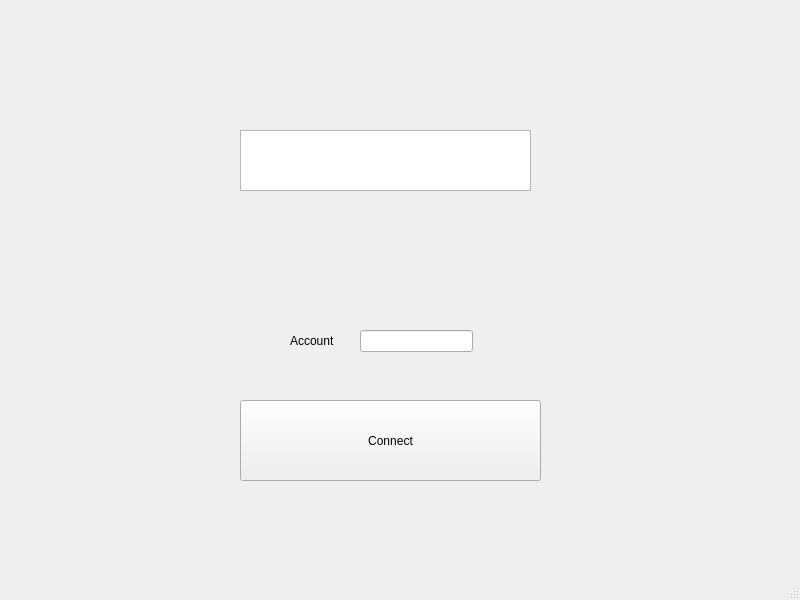
<?xml version="1.0" encoding="UTF-8"?>
<ui version="4.0">
 <class>MainWindow</class>
 <widget class="QMainWindow" name="MainWindow">
  <property name="geometry">
   <rect>
    <x>0</x>
    <y>0</y>
    <width>800</width>
    <height>600</height>
   </rect>
  </property>
  <property name="windowTitle">
   <string>MainWindow</string>
  </property>
  <widget class="QWidget" name="centralwidget">
   <widget class="QLabel" name="label">
    <property name="geometry">
     <rect>
      <x>290</x>
      <y>320</y>
      <width>51</width>
      <height>41</height>
     </rect>
    </property>
    <property name="text">
     <string>Account</string>
    </property>
   </widget>
   <widget class="QLineEdit" name="lineEdit">
    <property name="geometry">
     <rect>
      <x>360</x>
      <y>330</y>
      <width>113</width>
      <height>22</height>
     </rect>
    </property>
   </widget>
   <widget class="QPushButton" name="pushButton_5">
    <property name="geometry">
     <rect>
      <x>240</x>
      <y>400</y>
      <width>301</width>
      <height>81</height>
     </rect>
    </property>
    <property name="text">
     <string>Connect</string>
    </property>
   </widget>
   <widget class="QTextEdit" name="textEdit">
    <property name="geometry">
     <rect>
      <x>240</x>
      <y>130</y>
      <width>291</width>
      <height>61</height>
     </rect>
    </property>
   </widget>
  </widget>
  <widget class="QStatusBar" name="statusbar"/>
 </widget>
 <resources/>
 <connections/>
</ui>
